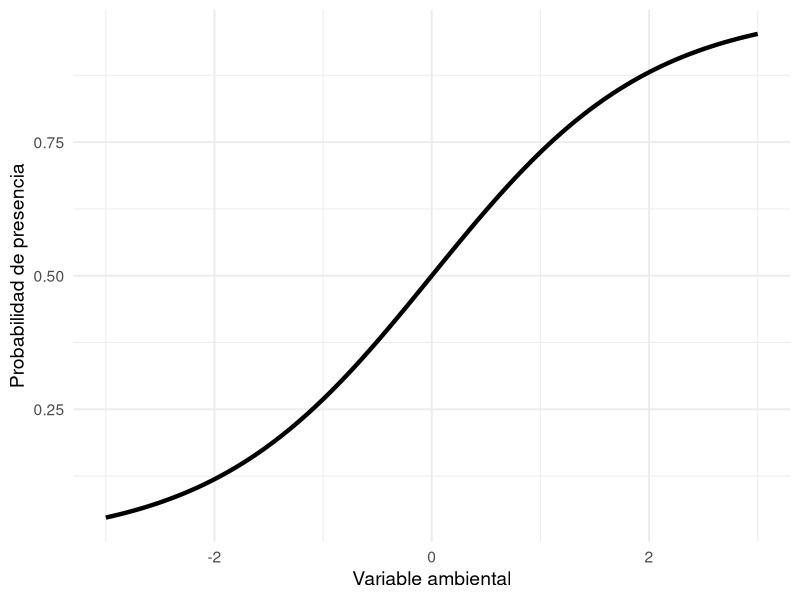
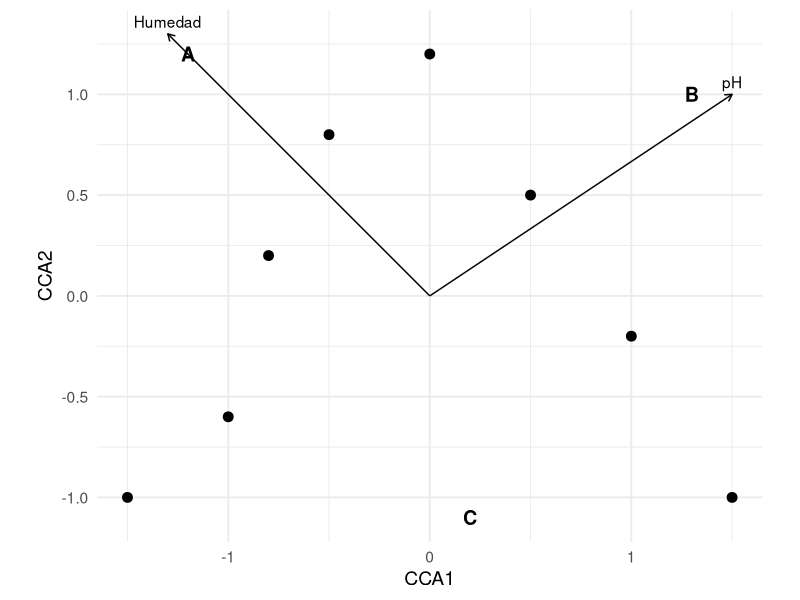
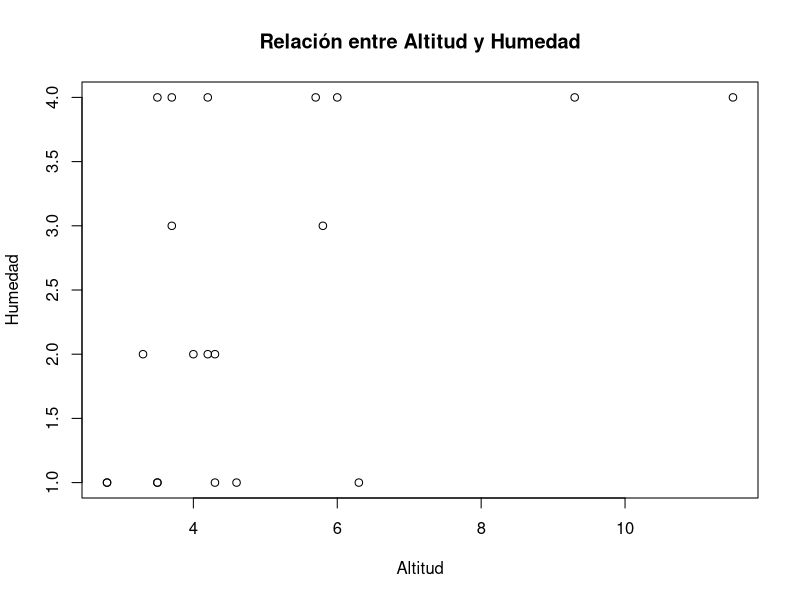

R code for these plots, in order:
## ---- chunk 1
#| echo: false
#| warning: false
#| message: false

library(ggplot2)

x <- seq(-3, 3, length.out = 200)
p <- 1/(1 + exp(-x))

ggplot(data.frame(x, p), aes(x, p)) +
  geom_line(linewidth = 1.5) +
  labs(
    x = "Variable ambiental",
    y = "Probabilidad de presencia"
  ) +
  theme_minimal(base_size = 14)
## ---- chunk 2
#| echo: false
#| warning: false
#| message: false

library(ggplot2)

sitios <- data.frame(
  x = c(-1.5,-1,-0.8,-0.5,0,0.5,1,1.5),
  y = c(-1,-0.6,0.2,0.8,1.2,0.5,-0.2,-1)
)

especies <- data.frame(
  x = c(-1.2,1.3,0.2),
  y = c(1.2,1.0,-1.1),
  nombre = c("A","B","C")
)

ambiente <- data.frame(
  xend = c(1.5,-1.3),
  yend = c(1.0,1.3),
  nombre = c("pH","Humedad")
)

ggplot() +
  geom_point(
    data = sitios,
    aes(x,y),
    size = 3
  ) +
  geom_text(
    data = especies,
    aes(x,y,label=nombre),
    fontface = "bold",
    size = 5
  ) +
  geom_segment(
    data = ambiente,
    aes(
      x = 0, y = 0,
      xend = xend, yend = yend
    ),
    arrow = arrow(length = unit(0.2,"cm"))
  ) +
  geom_text(
    data = ambiente,
    aes(xend,yend,label=nombre),
    vjust = -0.5
  ) +
  coord_equal() +
  labs(
    x = "CCA1",
    y = "CCA2"
  ) +
  theme_minimal(base_size = 14)
## ---- chunk 3
#| echo: true
#| code-line-numbers: "|2"

library(vegan)
data("dune.env")
head(dune.env)
## ---- chunk 4
#| echo: true
#| code-line-numbers: "|2"

library(vegan)
data("dune")
head(dune[,1:5])
## ---- chunk 5

library(vegan)
data("dune.env")
head(dune.env)

plot(dune.env$A1, dune.env$Moisture, xlab = "Altitud", ylab = "Humedad", main = "Relación entre Altitud y Humedad")
